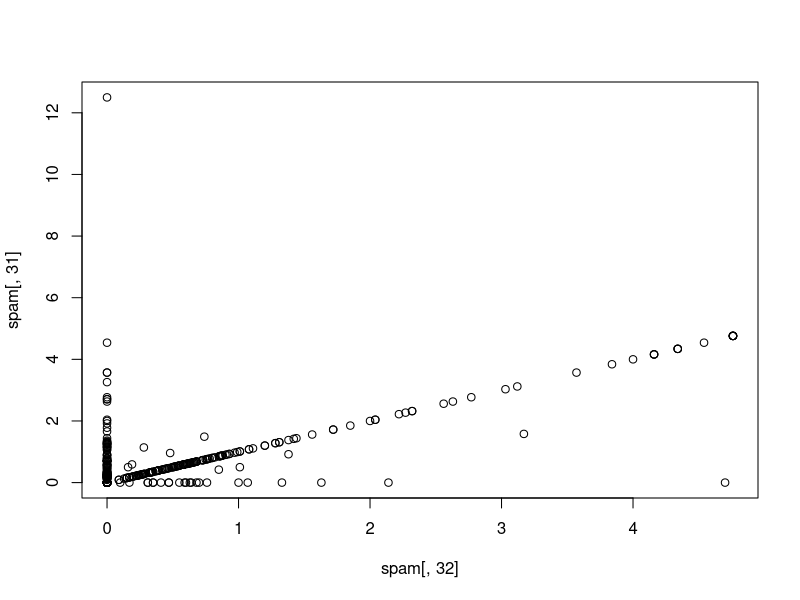
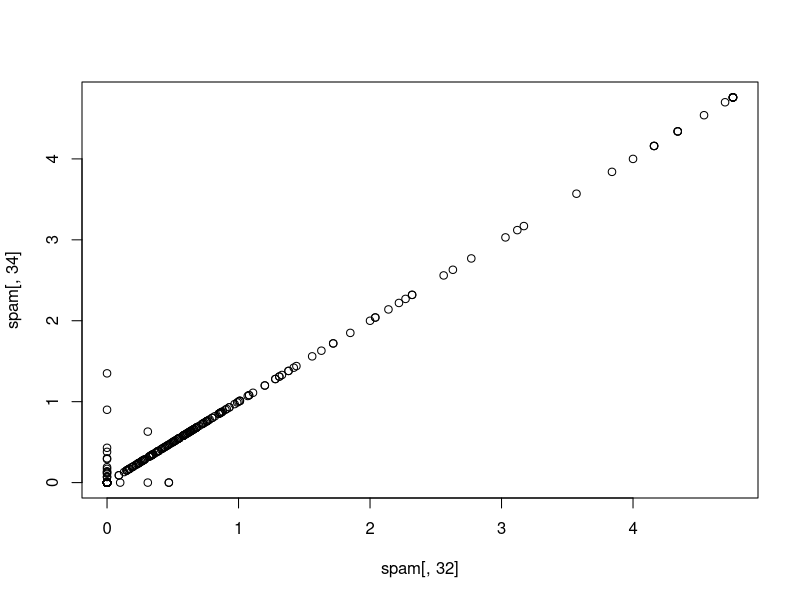
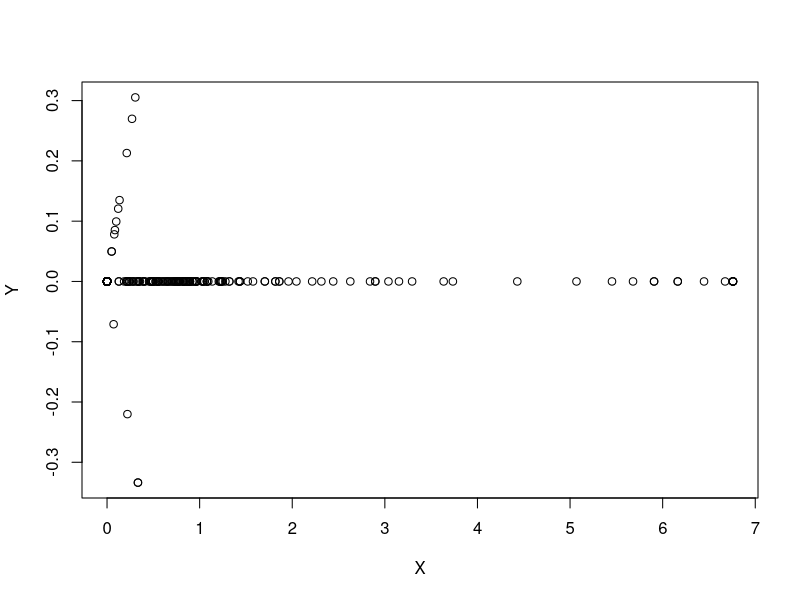
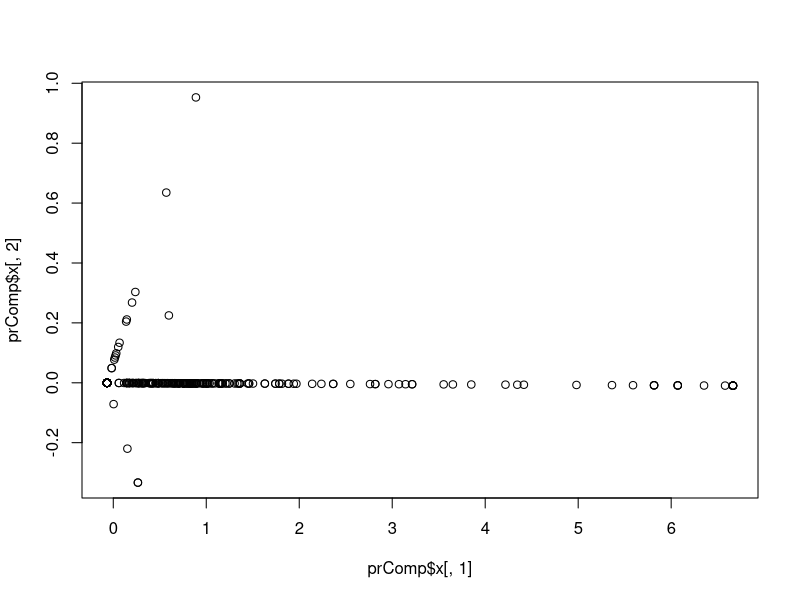
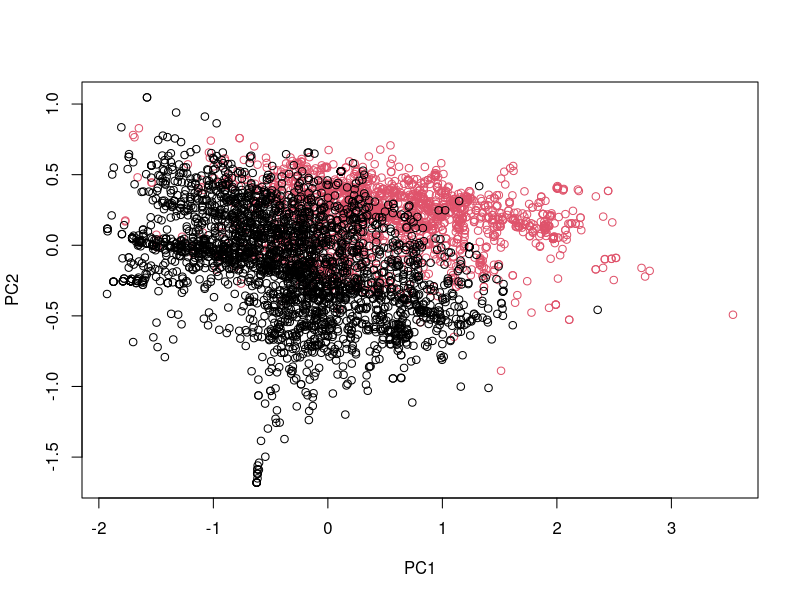

These figures' R source, in order:
#PCA
set.seed(32333)

library(caret); library(kernlab);data(spam)
inTrain<-createDataPartition(y = spam$type,p = 0.75, list = FALSE)
trainSet<-spam[inTrain,]
testSet<-spam[-inTrain,]

M <- abs(cor(trainSet[,-58]))
diag(M) <- 0 #set the correlation between the same relation to 0
which(M > 0.8, arr.ind = T)

#examines highly correlated relationships
names(spam)[c(32,31)]
plot(spam[,32], spam[,31])

names(spam)[c(32,34)]
plot(spam[,32], spam[,34])

#basic PCA ideas

#combining variables to capture "most information" possible

#basicall sum and subtracting two variables
X<-0.71*trainSet$num415 + 0.71 * trainSet$num857
Y<-0.71*trainSet$num415 - 0.71 * trainSet$num857
plot(X,Y)
#0.71 rotates the graph
#now most of the variability is happening at the X axis
# most of the variability is happening at the X axis,
#However most of the variables are not spreaded along y
# thus in here adding captures "most information",
# but subtraction takes less information 

#principal components in R
smallSpam <- spam[,c(34,32)]
prComp <- prcomp(smallSpam)
#principal component 1 vs principal component 2
plot(prComp$x[,1], prComp$x[,2])
# similar to addition and subtraction similar to earlier

prComp$rotation
#PC1 (addition) explains the "most variability" in this particular case

#PCA on spam data
typeColor <- ((spam$type=="spam")*1+1) #color black if spam, red if ham
# to make the data more gaussian looking
# for PCA we do it most of the time
prComp<-prcomp(log10(spam[,-58]+1)) 
plot(prComp$x[,1],prComp$x[,2], col=typeColor, xlab = "PC1", ylab = "PC2")
